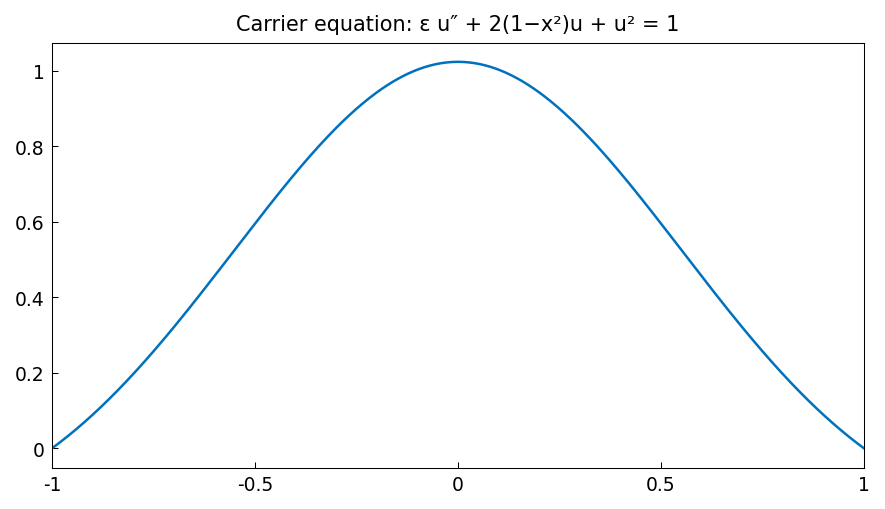

The script that saved this image:
"""Carrier equation (nonlinear BVP).

Solves eps*u'' + 2*(1-x^2)*u + u^2 = 1, u(-1) = u(1) = 0,
a classic nonlinear BVP with interesting boundary layer structure.

Credit: Chebfun example ode-nonlin/Carrier.m (Nick Trefethen).
Original MATLAB Chebfun: Copyright 2017 by The University of Oxford and
The Chebfun Developers. See https://www.chebfun.org/ for Chebfun information.
"""
import os

os.environ.setdefault("XLA_PYTHON_CLIENT_PREALLOCATE", "false")

import matplotlib

matplotlib.use("Agg")
import os
import sys

import jax.numpy as jnp
import matplotlib.pyplot as plt

sys.path.insert(0, os.path.join(os.path.dirname(__file__), '..', '..', 'src'))

from chebfunjax.plotting import chebfun_style

chebfun_style()

from chebfunjax.operators.chebop import Chebop
from chebfunjax.plotting import plot


def run():
    print("=" * 60)
    print("Carrier equation: eps*u'' + 2(1-x^2)u + u^2 = 1")
    print("=" * 60)

    # Carrier equation with larger eps for reliable convergence
    # Note: small eps (stiff) requires a good initial guess; use eps=0.5
    eps = 0.5
    dom = (-1.0, 1.0)

    # eps*u'' + 2*(1-x^2)*u + u^2 = 1, u(-1)=u(1)=0
    N = Chebop(
        lambda x, u: eps * u.diff(2) + 2.0 * (1.0 - x**2) * u + u**2,
        domain=dom
    )
    N.lbc = 0.0
    N.rbc = 0.0

    print(f"\nSolving Carrier equation with eps={eps}...")
    u = N.solve(1.0)
    print(f"  Chebfun length: {len(u)}")

    # Verify boundary conditions
    assert abs(float(u(jnp.array(-1.0)))) < 1e-8
    assert abs(float(u(jnp.array(1.0)))) < 1e-8

    # Verify ODE residual
    x_test = jnp.linspace(-0.99, 0.99, 200)
    u_vals = u(x_test)
    u2_vals = u.diff(2)(x_test)
    max_res = float(jnp.max(jnp.abs(
        eps * u2_vals + 2.0 * (1.0 - x_test**2) * u_vals + u_vals**2 - 1.0
    )))
    print(f"  Max ODE residual: {max_res:.2e}")
    assert max_res < 0.1, f"Residual too large: {max_res}"

    # Check basic properties: u(0) should be a moderate positive value
    u_midpoint = float(u(jnp.array(0.0)))
    print(f"  u(0) = {u_midpoint:.10f}")
    assert 0.0 < u_midpoint < 2.0  # reasonable bound for this forcing

    # --- Plots -------------------------------------------------------
    _here = os.path.dirname(os.path.abspath(__file__))
    fig, ax = plot(u, title="Carrier equation: ε u″ + 2(1−x²)u + u² = 1")
    fig.savefig(os.path.join(_here, "carrier_equation.png"),
                dpi=150, bbox_inches="tight")
    plt.close(fig)

    print("\nAll assertions passed.")
    return True

if __name__ == "__main__":
    run()
